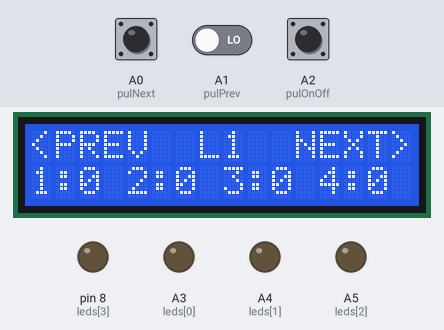
Bench run of a sketch on a simulated Arduino Uno, built with avr-gcc and run on an emulated ATmega328P. Shown: 16×2 character LCD, output pins drawn as LEDs (lit = HIGH). The test bench sets the inputs (shaded band); at power-on: A2 (pulOnOff) LOW, A0 (pulNext) LOW, A1 (pulPrev) LOW.

Above: at 2.2 s.
2.3 s: A2 (pulOnOff) driven HIGH
At 2.9 s:
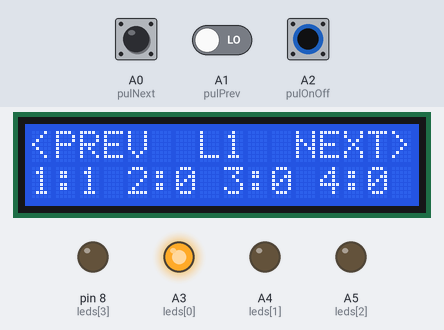
3.8 s: A0 (pulNext) pulled HIGH for 0.15 s
At 4.9 s:
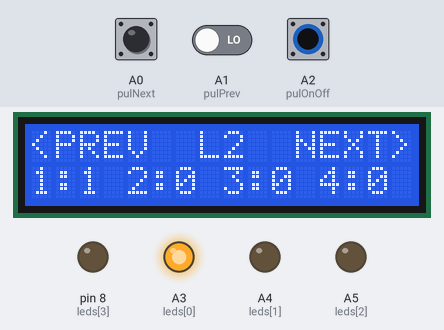
6.9 s: A0 (pulNext) pulled HIGH for 1 s
At 8.1 s:
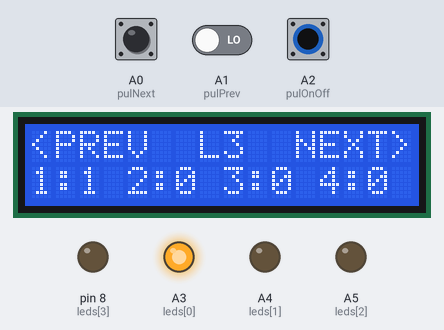
9.4 s: A2 (pulOnOff) pulsed LOW 5 times (0.12 s each, 0.3 s apart)
At 11.2 s:
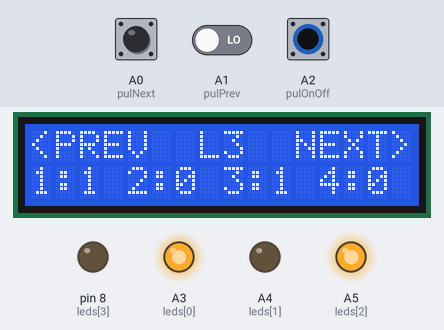
12.4 s: A1 (pulPrev) driven HIGH
At 12.9 s:
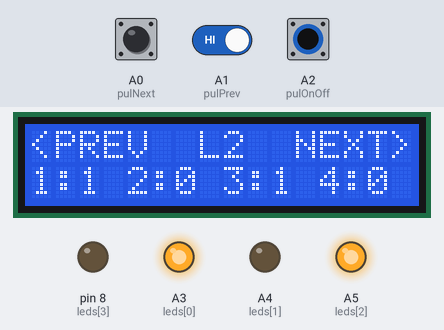
13.9 s: A2 (pulOnOff) pulsed LOW 2 times (0.12 s each, 0.3 s apart)
At 14.23 s:
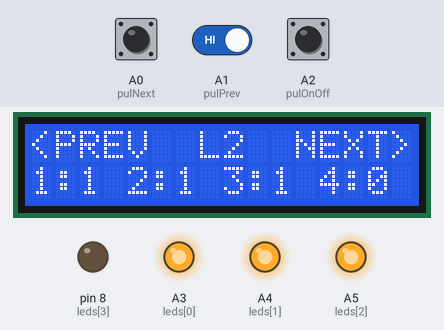
Timing chart, 0 to 16.9 s (numbered marks = the images above; inputs shaded):
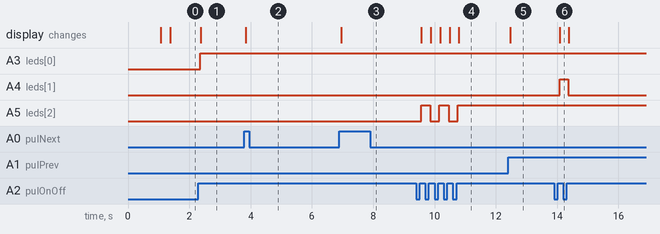

The sketch:

on_off_varios_leds_con_3_pulsadores_mas_lcd.ino
```cpp
/*
  Código escrito por: Esteban Carrillo para EDEPTEC.
  Página web: https://www.edeptec.com
  Facebook: @edeptec
  Youtube: https://youtube.com/c/EDEPTEC
*/

#include <LiquidCrystal.h>

const int pulNext = A0;
const int pulPrev = A1;
const int pulOnOff = A2;
byte leds[] = {A3, A4, A5, 8};

byte ledActual = 1;
int estadoPrevioPulNext = 0;
int estadoPrevioPulPrev = 0;
bool estadoPrevio = 0;

bool estadoDeLeds[] = {0, 0, 0, 0};

const int rs = 7, en = 6, d4 = 5, d5 = 4, d6 = 3, d7 = 2;
LiquidCrystal lcd(rs, en, d4, d5, d6, d7);

/**
 * Configura los pines de los pulsadores como entradas, y los pines de los
 * LEDs como salidas. Inicializa la comunicación serial y el LCD.
 *
 * Muestra en el LCD el texto de bienvenida y espera 1 segundo.
 */
void setup() {
  pinMode(pulNext, INPUT);
  pinMode(pulPrev, INPUT);
  pinMode(pulOnOff, INPUT);

  for (byte i = 0 ; i < sizeof(leds); i++) {
    pinMode(leds[i], OUTPUT);
  }

  Serial.begin(9600);
  lcd.begin(16, 2);
  lcd.setCursor(0, 0);
  lcd.print("ENCENDER/APAGAR");
  lcd.setCursor(0, 1);
  lcd.print("LEDS");
  delay(1000);
  lcd.clear();
}

/**
 * El bucle principal del programa.
 *
 * En este bucle se verifica el estado del pulsador de encendido y
 * apagado de los LEDs (pulOnOff), y se actualiza el estado de la variable
 * ledActual en base al estado de los pulsadores de selección de LED
 * (pulNext y pulPrev). Luego, si el usuario ha presionado el pulsador
 * pulOnOff, se invierte el estado del LED actualmente seleccionado.
 *
 * Después, se actualiza la variable estadoPrevio con el valor leido del
 * pulsador pulOnOff y se llama al método mostarInformacionEnLcd para mostrar
 * la información en el LCD.
 */
void loop() {


  bool estadoPulOnOff = digitalRead(pulOnOff);
  byte ledActual = seleccionDeLed();

  if (estadoPulOnOff != estadoPrevio) {
    if (estadoPulOnOff == HIGH ) estadoDeLeds[ledActual - 1] = !estadoDeLeds[ledActual - 1];
  }
  delay(10);

  estadoPrevio = estadoPulOnOff;

  mostarInformacionEnLcd(ledActual);
}

  /**
   * Devuelve el n  mero del LED actualmente seleccionado por el usuario.
   *
   * En este m todo se verifica el estado de los pulsadores de selección
   * de LED (pulNext y pulPrev) y se actualiza la variable ledActual en
   * base a los valores leidos. Si el usuario ha presionado el pulsador
   * pulNext, se incrementa en 1 la variable ledActual; si ha presionado
   * el pulsador pulPrev, se decrementa en 1 la variable ledActual.
   * Luego se actualiza la variable ledActual para que no sea mayor que 4
   * ni menor que 1, y se devuelve el valor actualizado.
   *
   * @return El n  mero del LED actualmente seleccionado.
   */
byte seleccionDeLed() {

  bool estadoPulNext = digitalRead(pulNext);
  bool estadoPulPrev = digitalRead(pulPrev);

  if (estadoPulNext != estadoPrevioPulNext or estadoPulPrev != estadoPrevioPulPrev) {
    estadoPulNext == HIGH && ledActual++;
    estadoPulPrev == HIGH && ledActual--;
  }

  delay(10);

  estadoPrevioPulNext = estadoPulNext;
  estadoPrevioPulPrev = estadoPulPrev;

  if (ledActual > 4) ledActual = 4;
  if (ledActual < 1) ledActual = 1;

  return ledActual;

}

/**
 * Muestra información en el LCD sobre el número de LED actual y su
 * estado, y actualiza el estado de los LEDs.
 *
 * @param ledActual El número del LED actualmente seleccionado.
 *
 * En este método se muestra en el LCD el número del LED actualmente
 * seleccionado y su estado. Luego, se actualiza el estado de cada LED
 * según su valor en el array estadoDeLeds.
 */
void mostarInformacionEnLcd(byte ledActual) {
  lcd.setCursor(0, 0);
  lcd.print("<PREV  L   NEXT>");
  lcd.setCursor(8, 0);
  lcd.print(ledActual);
  lcd.setCursor(0, 1);
  lcd.print("1:  2:  3:  4:  ");

  for (byte i = 0 ; i < sizeof(estadoDeLeds); i++ ) {
    byte valorSaltoLcd = (i * 2) * 2 + 2;
    lcd.setCursor(valorSaltoLcd, 1);
    lcd.print(estadoDeLeds[i]);
    digitalWrite(leds[i], estadoDeLeds[i]);
  }

  delay(10);
}
```

Measured:
- after the input at 2.3 s, A3 (leds[0]): LOW → HIGH after 0.06 s; the display: changes after 0.08 s (image 1)
- after the input at 3.8 s, the display: changes at once (image 2)
- after the input at 6.9 s, the display: changes after 0.06 s (image 3)
- after the input at 9.4 s, A5 (leds[2]): alternates HIGH for 0.31 s and LOW for 0.29 s, 5 changes in all, then stays HIGH, starting after 0.17 s; the display: changes after 0.17 s (image 4)
- after the input at 12.4 s, the display: changes after 0.08 s (image 5)
- after the input at 13.9 s, A4 (leds[1]): LOW → HIGH after 0.18 s, → LOW 0.29 s later; the display: changes after 0.18 s (image 6)
